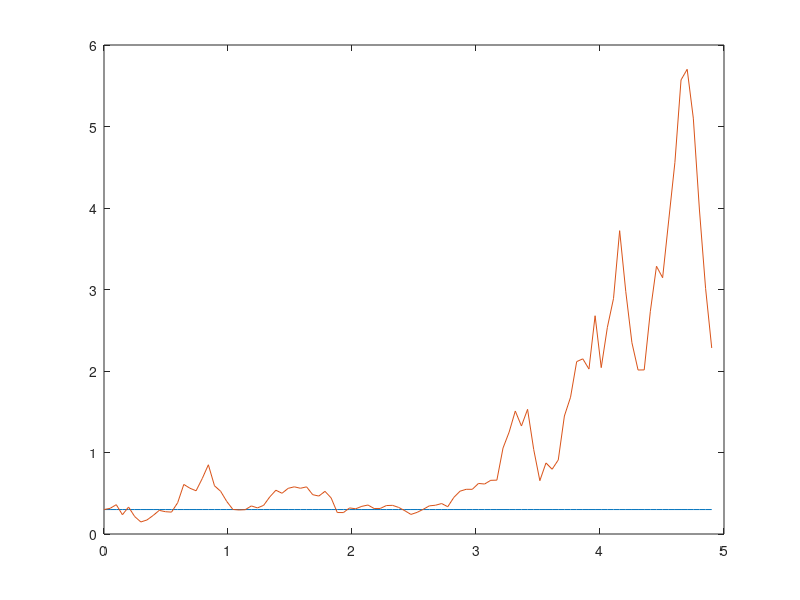

Write the MATLAB code that produced this figure. (Note: this script raises an error after producing the figure.)
%% Variables intervals and discretization
clear; clc;

B_call0 = 1;
B_put0 = 1;
t0 = 0;
T = 5;
r = 0;
K = 10;
S0 = 10;
hedge_freq = [1 5];
num_of_iter = 500;

alpha_level = 0.1;

discretization_num_t = 100; % number of discretization

delta_t = (T - t0)/(discretization_num_t+1); % delta y

%% X and T arrays creation

% definition of the t-values on axis
t(1) = t0;

% sigma1(1) = volatility1(); %stochastic vol
sigma1(1) = 0.3; %stochastic vol
sigma(1) = 0.3; % const vol

for q = 2:1:discretization_num_t
    t(q) = t(q-1) + delta_t; 
    % sigma1(q) = volatility1(); %stochastic vol
    % sigma1(q) = volatility2(sigma1(q-1)); %stochastic vol
    sigma1(q) = sigma1(q-1)+sigma1(q-1)*sqrt(delta_t)*randn(); %stochastic vol
    
    sigma(q) = sigma(q-1); % const vol
end;

figure;
plot(t,sigma);
hold on;
plot(t,sigma1);

%% Main  

s = size(hedge_freq,2);

for k = 1:s

    for i = 1:num_of_iter

        % [V_call, V_put, P_call, P_put, A_call, A_put, B_call, B_put, PLcall(i,k), PLput(i,k)] = hedging(B_call0, B_put0, t0, T, discretization_num_t, r, sigma, K, S0, hedge_freq(k));
        [V_call, V_put, P_call, P_put, A_call, A_put, B_call, B_put, PLcall(i,k), PLput(i,k)] = hedging_exact_repl(t0, T, discretization_num_t, r, sigma1, K, S0, hedge_freq(k));
        [V_call_const, V_put_const, P_call_const, P_put_const, A_call_const, A_put_const, B_call_const, B_put_const, PLcall_const(i,k), PLput_const(i,k)] = hedging_exact_repl(t0, T, discretization_num_t, r, sigma, K, S0, hedge_freq(k));
    end;

end;

for k = 1:s
    EV_PLcall(k) = sum(PLcall(:,k))/num_of_iter;
    Var_PLcall(k) = sum(PLcall(:,k).^2)/num_of_iter - EV_PLcall(k)^2;
    
    EV_PLcall_const(k) = sum(PLcall_const(:,k))/num_of_iter;
    Var_PLcall_const(k) = sum(PLcall_const(:,k).^2)/num_of_iter - EV_PLcall_const(k)^2;
end;

display(EV_PLcall);
display(Var_PLcall);
display(EV_PLcall_const);
display(Var_PLcall_const);


set_of_PL = -4:0.1:4;
sz = size(set_of_PL,2);
figure;
figure;
% VAR array creation
for k = 1:s
    indic(k) = 0;    
    indic_const(k) = 0;
end; 


for k = 1:s

    for i = 1:sz
    
        counter_density = 0;
        counter_proba = 0;
        counter_density_const = 0;
        counter_proba_const = 0;
        
        for j = 1:num_of_iter
            
            if (i ~= sz)
                
                if (PLcall(j,k) < set_of_PL(i+1)) && (PLcall(j,k) >= set_of_PL(i))
                    counter_density = counter_density+1;
                end;
                
                if (PLcall_const(j,k) < set_of_PL(i+1)) && (PLcall_const(j,k) >= set_of_PL(i))
                    counter_density_const = counter_density_const+1;
                end;
                
                if (PLcall(j,k) < set_of_PL(i+1))
                    counter_proba = counter_proba+1;
                end;
                
                if (PLcall_const(j,k) < set_of_PL(i+1))
                    counter_proba_const = counter_proba_const+1;
                end;              
        
            end;
            
        end;
        
        density(i,k) = (counter_density/num_of_iter)/0.1;
        proba(i,k) = counter_proba/num_of_iter;
        
        density_const(i,k) = (counter_density_const/num_of_iter)/0.1;
        proba_const(i,k) = counter_proba_const/num_of_iter;      
        
        if (proba(i,k)>=alpha_level) && (indic(k)==0)
            VAR(k) = set_of_PL(i);
            indic(k) = indic(k)+1;
        end;
        
        
        if (proba_const(i,k)>=alpha_level) && (indic_const(k)==0)
            VAR_const(k) = set_of_PL(i);
            indic_const(k) = indic_const(k)+1;
        end;
        
    end;

    figure(2);
    hold on;
    plot(set_of_PL(1:end-1), density((1:end-1),k));
    plot(set_of_PL(1:end-1), density_const((1:end-1),k));
    
    
    figure(3);
    hold on;
    plot(set_of_PL(1:end-1), proba((1:end-1),k));
    scatter(VAR(k)*ones(1,20),0.05:0.05:1);
    plot(set_of_PL(1:end-1), proba_const((1:end-1),k));
    scatter(VAR_const(k)*ones(1,20),0.05:0.05:1);
    
    
end;

display(VAR);
display(VAR_const);

figure(2);
legend('dens hedge freq = 1','dens const hedge freq = 1','dens hedge freq = 5','dens const hedge freq = 5');
figure(3);
legend('proba hedge freq = 1','VAR hedge freq = 1','proba const hedge freq = 1','VAR const hedge freq = 1','proba hedge freq = 5','VAR hedge freq = 5','proba const hedge freq = 5','VAR const hedge freq = 5');